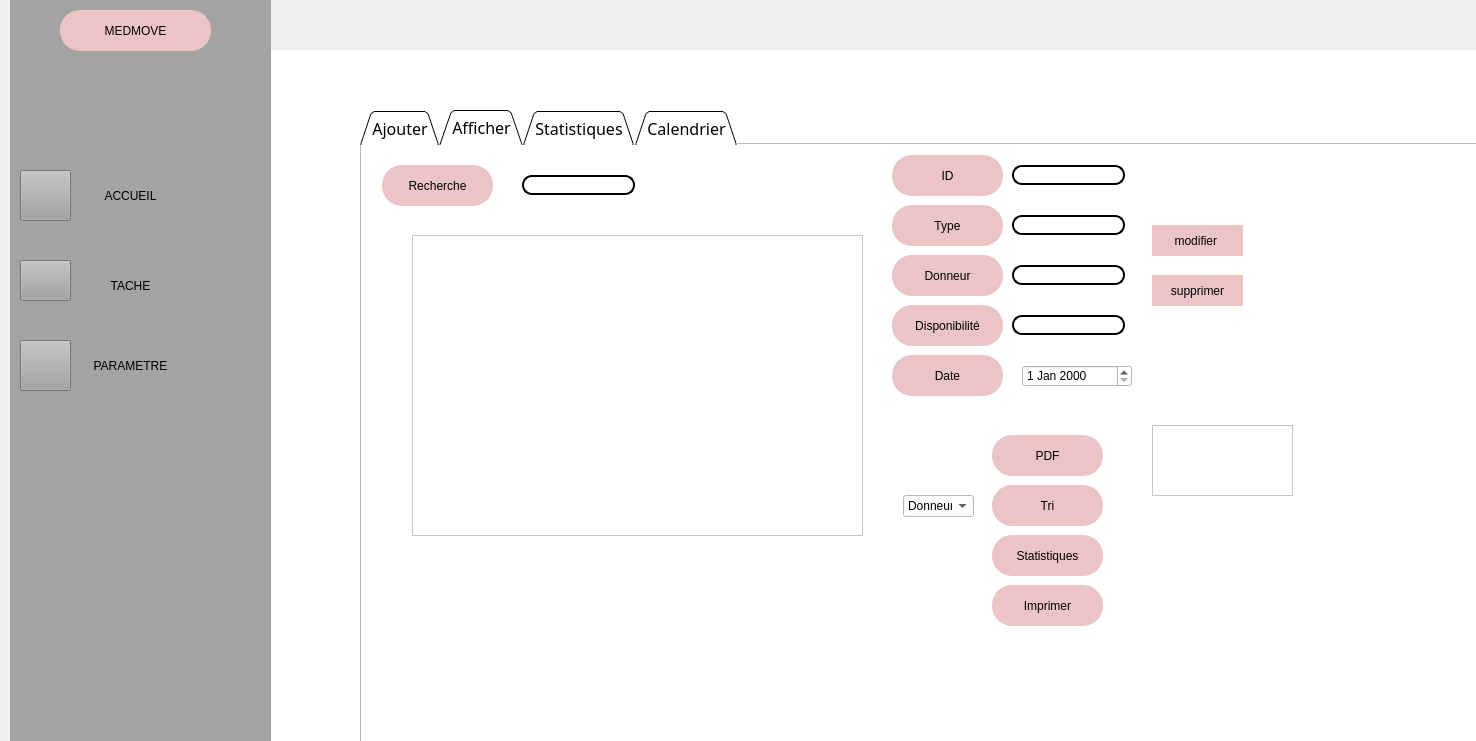
<?xml version="1.0" encoding="UTF-8"?>
<ui version="4.0">
 <class>Dons</class>
 <widget class="QDialog" name="Dons">
  <property name="geometry">
   <rect>
    <x>0</x>
    <y>0</y>
    <width>1476</width>
    <height>741</height>
   </rect>
  </property>
  <property name="windowTitle">
   <string>Dialog</string>
  </property>
  <property name="styleSheet">
   <string notr="true">background-image: url(:/Desktop/325133762_1179173306066426_1465857555037161676_n.png);</string>
  </property>
  <widget class="QWidget" name="widget_2" native="true">
   <property name="geometry">
    <rect>
     <x>250</x>
     <y>50</y>
     <width>1511</width>
     <height>811</height>
    </rect>
   </property>
   <property name="styleSheet">
    <string notr="true">
background: rgb(255, 255, 255);</string>
   </property>
   <widget class="QTabWidget" name="tabWidget">
    <property name="geometry">
     <rect>
      <x>110</x>
      <y>60</y>
      <width>1241</width>
      <height>651</height>
     </rect>
    </property>
    <property name="font">
     <font>
      <family>Sitka Display</family>
      <pointsize>12</pointsize>
     </font>
    </property>
    <property name="styleSheet">
     <string notr="true">QTabBar::tab {
	border-color: rgb(170, 170, 0);
    background: qlineargradient(x1: 0, y1: 0, x2: 0, y2: 1,
                                stop: 0 #E1E1E1, stop: 0.4 #DDDDDD,
                                stop: 0.5 #D8D8D8, stop: 1.0 #D3D3D3);
    border: 2px solid#C4C4C3;
    border-bottom-color: #C2C7CB; /* same as the pane color */
    border-top-left-radius: 4px;
    border-top-right-radius: 4px;
    min-width:20ex;
    padding: 2px;
     font: bold, &quot;Comic Sans MS&quot;;
}

QTabBar::tab:selec</string>
    </property>
    <property name="tabShape">
     <enum>QTabWidget::Triangular</enum>
    </property>
    <property name="currentIndex">
     <number>1</number>
    </property>
    <widget class="QWidget" name="tab">
     <attribute name="title">
      <string>Ajouter</string>
     </attribute>
     <widget class="QPushButton" name="pushButton">
      <property name="geometry">
       <rect>
        <x>10</x>
        <y>40</y>
        <width>111</width>
        <height>41</height>
       </rect>
      </property>
      <property name="styleSheet">
       <string notr="true">font: 75 8pt &quot;MS Shell Dlg 2&quot;;
border-radius: 20px;
color: black;
padding: 0 8px;
background: #ebc5c5;
font: bold, &quot;Comic Sans MS&quot;;;
text-align:center;</string>
      </property>
      <property name="text">
       <string>ID</string>
      </property>
     </widget>
     <widget class="QPushButton" name="pushButton_2">
      <property name="geometry">
       <rect>
        <x>10</x>
        <y>100</y>
        <width>111</width>
        <height>41</height>
       </rect>
      </property>
      <property name="styleSheet">
       <string notr="true">font: 75 8pt &quot;MS Shell Dlg 2&quot;;
border-radius: 20px;
color: black;
padding: 0 8px;
background: #ebc5c5;
font: bold, &quot;Comic Sans MS&quot;;;
text-align:center;</string>
      </property>
      <property name="text">
       <string>Type</string>
      </property>
     </widget>
     <widget class="QPushButton" name="pushButton_3">
      <property name="geometry">
       <rect>
        <x>10</x>
        <y>150</y>
        <width>111</width>
        <height>41</height>
       </rect>
      </property>
      <property name="styleSheet">
       <string notr="true">font: 75 8pt &quot;MS Shell Dlg 2&quot;;
border-radius: 20px;
color: black;
padding: 0 8px;
background: #ebc5c5;
font: bold, &quot;Comic Sans MS&quot;;;
text-align:center;</string>
      </property>
      <property name="text">
       <string>Donneur</string>
      </property>
     </widget>
     <widget class="QPushButton" name="pushButton_4">
      <property name="geometry">
       <rect>
        <x>10</x>
        <y>200</y>
        <width>111</width>
        <height>41</height>
       </rect>
      </property>
      <property name="styleSheet">
       <string notr="true">font: 75 8pt &quot;MS Shell Dlg 2&quot;;
border-radius: 20px;
color: black;
padding: 0 8px;
background: #ebc5c5;
font: bold, &quot;Comic Sans MS&quot;;;
text-align:center;</string>
      </property>
      <property name="text">
       <string>Disponibilité</string>
      </property>
     </widget>
     <widget class="QLineEdit" name="id">
      <property name="geometry">
       <rect>
        <x>140</x>
        <y>50</y>
        <width>113</width>
        <height>20</height>
       </rect>
      </property>
      <property name="styleSheet">
       <string notr="true">border: 2px solid black;
font: 75 8pt &quot;MS Shell Dlg 2&quot;;
border-radius: 10px;
padding: 0 8px;
background: white;
font: bold, &quot;Comic Sans MS&quot;;;
text-align:center;</string>
      </property>
     </widget>
     <widget class="QLineEdit" name="type">
      <property name="geometry">
       <rect>
        <x>140</x>
        <y>110</y>
        <width>113</width>
        <height>20</height>
       </rect>
      </property>
      <property name="styleSheet">
       <string notr="true">border: 2px solid black;
font: 75 8pt &quot;MS Shell Dlg 2&quot;;
border-radius: 10px;
padding: 0 8px;
background: white;
font: bold, &quot;Comic Sans MS&quot;;;
text-align:center;</string>
      </property>
     </widget>
     <widget class="QLineEdit" name="donneur">
      <property name="geometry">
       <rect>
        <x>140</x>
        <y>160</y>
        <width>113</width>
        <height>20</height>
       </rect>
      </property>
      <property name="styleSheet">
       <string notr="true">border: 2px solid black;
font: 75 8pt &quot;MS Shell Dlg 2&quot;;
border-radius: 10px;
padding: 0 8px;
background: white;
font: bold, &quot;Comic Sans MS&quot;;;
text-align:center;</string>
      </property>
     </widget>
     <widget class="QLineEdit" name="dispo">
      <property name="geometry">
       <rect>
        <x>140</x>
        <y>210</y>
        <width>113</width>
        <height>20</height>
       </rect>
      </property>
      <property name="styleSheet">
       <string notr="true">border: 2px solid black;
font: 75 8pt &quot;MS Shell Dlg 2&quot;;
border-radius: 10px;
padding: 0 8px;
background: white;
font: bold, &quot;Comic Sans MS&quot;;;
text-align:center;</string>
      </property>
     </widget>
     <widget class="QPushButton" name="pushButton_5">
      <property name="geometry">
       <rect>
        <x>420</x>
        <y>110</y>
        <width>91</width>
        <height>41</height>
       </rect>
      </property>
      <property name="styleSheet">
       <string notr="true">font: 75 8pt &quot;MS Shell Dlg 2&quot;;
border-radius: 20px;
color: black;
padding: 0 8px;
background: #E1E1E1;
font: bold, &quot;Comic Sans MS&quot;;;
text-align:center;</string>
      </property>
      <property name="text">
       <string>Quitter</string>
      </property>
     </widget>
     <widget class="QPushButton" name="ajout">
      <property name="geometry">
       <rect>
        <x>300</x>
        <y>110</y>
        <width>91</width>
        <height>41</height>
       </rect>
      </property>
      <property name="styleSheet">
       <string notr="true">font: 75 8pt &quot;MS Shell Dlg 2&quot;;
border-radius: 20px;
color: black;
padding: 0 8px;
background: #E1E1E1;
font: bold, &quot;Comic Sans MS&quot;;;
text-align:center;</string>
      </property>
      <property name="text">
       <string>Valider</string>
      </property>
     </widget>
     <widget class="QPushButton" name="pushButton_7">
      <property name="geometry">
       <rect>
        <x>10</x>
        <y>260</y>
        <width>111</width>
        <height>41</height>
       </rect>
      </property>
      <property name="styleSheet">
       <string notr="true">font: 75 8pt &quot;MS Shell Dlg 2&quot;;
border-radius: 20px;
color: black;
padding: 0 8px;
background: #ebc5c5;
font: bold, &quot;Comic Sans MS&quot;;;
text-align:center;</string>
      </property>
      <property name="text">
       <string>Date</string>
      </property>
     </widget>
     <widget class="QDateEdit" name="temps">
      <property name="geometry">
       <rect>
        <x>160</x>
        <y>270</y>
        <width>110</width>
        <height>22</height>
       </rect>
      </property>
     </widget>
    </widget>
    <widget class="QWidget" name="tab_2">
     <attribute name="title">
      <string>Afficher</string>
     </attribute>
     <widget class="QPushButton" name="pushButton_8">
      <property name="geometry">
       <rect>
        <x>20</x>
        <y>20</y>
        <width>111</width>
        <height>41</height>
       </rect>
      </property>
      <property name="styleSheet">
       <string notr="true">font: 75 8pt &quot;MS Shell Dlg 2&quot;;
border-radius: 20px;
color: black;
padding: 0 8px;
background: #ebc5c5;
font: bold, &quot;Comic Sans MS&quot;;;
text-align:center;</string>
      </property>
      <property name="text">
       <string>Recherche</string>
      </property>
     </widget>
     <widget class="QLineEdit" name="recherche">
      <property name="geometry">
       <rect>
        <x>160</x>
        <y>30</y>
        <width>113</width>
        <height>20</height>
       </rect>
      </property>
      <property name="styleSheet">
       <string notr="true">border: 2px solid black;
font: 75 8pt &quot;MS Shell Dlg 2&quot;;
border-radius: 10px;
padding: 0 8px;
background: white;
font: bold, &quot;Comic Sans MS&quot;;;
text-align:center;</string>
      </property>
     </widget>
     <widget class="QPushButton" name="pushButton_9">
      <property name="geometry">
       <rect>
        <x>630</x>
        <y>340</y>
        <width>111</width>
        <height>41</height>
       </rect>
      </property>
      <property name="styleSheet">
       <string notr="true">font: 75 8pt &quot;MS Shell Dlg 2&quot;;
border-radius: 20px;
color: black;
padding: 0 8px;
background: #ebc5c5;
font: bold, &quot;Comic Sans MS&quot;;;
text-align:center;</string>
      </property>
      <property name="text">
       <string>Tri</string>
      </property>
     </widget>
     <widget class="QPushButton" name="pushButton_10">
      <property name="geometry">
       <rect>
        <x>630</x>
        <y>290</y>
        <width>111</width>
        <height>41</height>
       </rect>
      </property>
      <property name="styleSheet">
       <string notr="true">font: 75 8pt &quot;MS Shell Dlg 2&quot;;
border-radius: 20px;
color: black;
padding: 0 8px;
background: #ebc5c5;
font: bold, &quot;Comic Sans MS&quot;;;
text-align:center;</string>
      </property>
      <property name="text">
       <string>PDF</string>
      </property>
     </widget>
     <widget class="QPushButton" name="pushButton_12">
      <property name="geometry">
       <rect>
        <x>630</x>
        <y>390</y>
        <width>111</width>
        <height>41</height>
       </rect>
      </property>
      <property name="styleSheet">
       <string notr="true">font: 75 8pt &quot;MS Shell Dlg 2&quot;;
border-radius: 20px;
color: black;
padding: 0 8px;
background: #ebc5c5;
font: bold, &quot;Comic Sans MS&quot;;;
text-align:center;</string>
      </property>
      <property name="text">
       <string>Statistiques</string>
      </property>
     </widget>
     <widget class="QTableView" name="view">
      <property name="geometry">
       <rect>
        <x>50</x>
        <y>90</y>
        <width>451</width>
        <height>301</height>
       </rect>
      </property>
     </widget>
     <widget class="QLineEdit" name="id_2">
      <property name="geometry">
       <rect>
        <x>650</x>
        <y>20</y>
        <width>113</width>
        <height>20</height>
       </rect>
      </property>
      <property name="styleSheet">
       <string notr="true">border: 2px solid black;
font: 75 8pt &quot;MS Shell Dlg 2&quot;;
border-radius: 10px;
padding: 0 8px;
background: white;
font: bold, &quot;Comic Sans MS&quot;;;
text-align:center;</string>
      </property>
     </widget>
     <widget class="QLineEdit" name="type_2">
      <property name="geometry">
       <rect>
        <x>650</x>
        <y>70</y>
        <width>113</width>
        <height>20</height>
       </rect>
      </property>
      <property name="styleSheet">
       <string notr="true">border: 2px solid black;
font: 75 8pt &quot;MS Shell Dlg 2&quot;;
border-radius: 10px;
padding: 0 8px;
background: white;
font: bold, &quot;Comic Sans MS&quot;;;
text-align:center;</string>
      </property>
     </widget>
     <widget class="QLineEdit" name="donneur_2">
      <property name="geometry">
       <rect>
        <x>650</x>
        <y>120</y>
        <width>113</width>
        <height>20</height>
       </rect>
      </property>
      <property name="styleSheet">
       <string notr="true">border: 2px solid black;
font: 75 8pt &quot;MS Shell Dlg 2&quot;;
border-radius: 10px;
padding: 0 8px;
background: white;
font: bold, &quot;Comic Sans MS&quot;;;
text-align:center;</string>
      </property>
     </widget>
     <widget class="QLineEdit" name="dispo_2">
      <property name="geometry">
       <rect>
        <x>650</x>
        <y>170</y>
        <width>113</width>
        <height>20</height>
       </rect>
      </property>
      <property name="styleSheet">
       <string notr="true">border: 2px solid black;
font: 75 8pt &quot;MS Shell Dlg 2&quot;;
border-radius: 10px;
padding: 0 8px;
background: white;
font: bold, &quot;Comic Sans MS&quot;;;
text-align:center;</string>
      </property>
     </widget>
     <widget class="QPushButton" name="pushButton_6">
      <property name="geometry">
       <rect>
        <x>530</x>
        <y>160</y>
        <width>111</width>
        <height>41</height>
       </rect>
      </property>
      <property name="styleSheet">
       <string notr="true">font: 75 8pt &quot;MS Shell Dlg 2&quot;;
border-radius: 20px;
color: black;
padding: 0 8px;
background: #ebc5c5;
font: bold, &quot;Comic Sans MS&quot;;;
text-align:center;</string>
      </property>
      <property name="text">
       <string>Disponibilité</string>
      </property>
     </widget>
     <widget class="QPushButton" name="pushButton_11">
      <property name="geometry">
       <rect>
        <x>530</x>
        <y>10</y>
        <width>111</width>
        <height>41</height>
       </rect>
      </property>
      <property name="styleSheet">
       <string notr="true">font: 75 8pt &quot;MS Shell Dlg 2&quot;;
border-radius: 20px;
color: black;
padding: 0 8px;
background: #ebc5c5;
font: bold, &quot;Comic Sans MS&quot;;;
text-align:center;</string>
      </property>
      <property name="text">
       <string>ID</string>
      </property>
     </widget>
     <widget class="QPushButton" name="pushButton_25">
      <property name="geometry">
       <rect>
        <x>530</x>
        <y>60</y>
        <width>111</width>
        <height>41</height>
       </rect>
      </property>
      <property name="styleSheet">
       <string notr="true">font: 75 8pt &quot;MS Shell Dlg 2&quot;;
border-radius: 20px;
color: black;
padding: 0 8px;
background: #ebc5c5;
font: bold, &quot;Comic Sans MS&quot;;;
text-align:center;</string>
      </property>
      <property name="text">
       <string>Type</string>
      </property>
     </widget>
     <widget class="QPushButton" name="pushButton_26">
      <property name="geometry">
       <rect>
        <x>530</x>
        <y>110</y>
        <width>111</width>
        <height>41</height>
       </rect>
      </property>
      <property name="styleSheet">
       <string notr="true">font: 75 8pt &quot;MS Shell Dlg 2&quot;;
border-radius: 20px;
color: black;
padding: 0 8px;
background: #ebc5c5;
font: bold, &quot;Comic Sans MS&quot;;;
text-align:center;</string>
      </property>
      <property name="text">
       <string>Donneur</string>
      </property>
     </widget>
     <widget class="QPushButton" name="pushButton_27">
      <property name="geometry">
       <rect>
        <x>790</x>
        <y>130</y>
        <width>91</width>
        <height>31</height>
       </rect>
      </property>
      <property name="styleSheet">
       <string notr="true">font: 75 8pt &quot;MS Shell Dlg 2&quot;;
border-radius: 20px;
color: black;
padding: 0 8px;
background: #ebc5c5;
font: bold, &quot;Comic Sans MS&quot;;;
text-align:center;</string>
      </property>
      <property name="text">
       <string>supprimer</string>
      </property>
     </widget>
     <widget class="QPushButton" name="pushButton_28">
      <property name="geometry">
       <rect>
        <x>790</x>
        <y>80</y>
        <width>91</width>
        <height>31</height>
       </rect>
      </property>
      <property name="styleSheet">
       <string notr="true">font: 75 8pt &quot;MS Shell Dlg 2&quot;;
border-radius: 20px;
color: black;
padding: 0 8px;
background: #ebc5c5;
font: bold, &quot;Comic Sans MS&quot;;;
text-align:center;</string>
      </property>
      <property name="text">
       <string>modifier </string>
      </property>
     </widget>
     <widget class="QTextEdit" name="textEdit">
      <property name="geometry">
       <rect>
        <x>790</x>
        <y>280</y>
        <width>141</width>
        <height>71</height>
       </rect>
      </property>
     </widget>
     <widget class="QPushButton" name="pushButton_29">
      <property name="geometry">
       <rect>
        <x>630</x>
        <y>440</y>
        <width>111</width>
        <height>41</height>
       </rect>
      </property>
      <property name="styleSheet">
       <string notr="true">font: 75 8pt &quot;MS Shell Dlg 2&quot;;
border-radius: 20px;
color: black;
padding: 0 8px;
background: #ebc5c5;
font: bold, &quot;Comic Sans MS&quot;;;
text-align:center;</string>
      </property>
      <property name="text">
       <string>Imprimer</string>
      </property>
     </widget>
     <widget class="QComboBox" name="comboBox">
      <property name="geometry">
       <rect>
        <x>541</x>
        <y>350</y>
        <width>71</width>
        <height>22</height>
       </rect>
      </property>
      <item>
       <property name="text">
        <string>Donneur</string>
       </property>
      </item>
      <item>
       <property name="text">
        <string>Dispo</string>
       </property>
      </item>
      <item>
       <property name="text">
        <string>Type</string>
       </property>
      </item>
     </widget>
     <widget class="QPushButton" name="pushButton_17">
      <property name="geometry">
       <rect>
        <x>530</x>
        <y>210</y>
        <width>111</width>
        <height>41</height>
       </rect>
      </property>
      <property name="styleSheet">
       <string notr="true">font: 75 8pt &quot;MS Shell Dlg 2&quot;;
border-radius: 20px;
color: black;
padding: 0 8px;
background: #ebc5c5;
font: bold, &quot;Comic Sans MS&quot;;;
text-align:center;</string>
      </property>
      <property name="text">
       <string>Date</string>
      </property>
     </widget>
     <widget class="QDateEdit" name="temps_2">
      <property name="geometry">
       <rect>
        <x>660</x>
        <y>220</y>
        <width>110</width>
        <height>22</height>
       </rect>
      </property>
     </widget>
    </widget>
    <widget class="QWidget" name="widget">
     <attribute name="title">
      <string>Statistiques</string>
     </attribute>
    </widget>
    <widget class="QWidget" name="tab_3">
     <attribute name="title">
      <string>Calendrier</string>
     </attribute>
     <widget class="QPushButton" name="pushButton_44">
      <property name="geometry">
       <rect>
        <x>160</x>
        <y>60</y>
        <width>111</width>
        <height>41</height>
       </rect>
      </property>
      <property name="styleSheet">
       <string notr="true">font: 75 8pt &quot;MS Shell Dlg 2&quot;;
border-radius: 20px;
color: black;
padding: 0 8px;
background: #ebc5c5;
font: bold, &quot;Comic Sans MS&quot;;;
text-align:center;</string>
      </property>
      <property name="text">
       <string>ID</string>
      </property>
     </widget>
     <widget class="QLineEdit" name="id_5">
      <property name="geometry">
       <rect>
        <x>280</x>
        <y>70</y>
        <width>113</width>
        <height>20</height>
       </rect>
      </property>
      <property name="styleSheet">
       <string notr="true">border: 2px solid black;
font: 75 8pt &quot;MS Shell Dlg 2&quot;;
border-radius: 10px;
padding: 0 8px;
background: white;
font: bold, &quot;Comic Sans MS&quot;;;
text-align:center;</string>
      </property>
     </widget>
     <widget class="QLineEdit" name="donneur_5">
      <property name="geometry">
       <rect>
        <x>280</x>
        <y>170</y>
        <width>113</width>
        <height>20</height>
       </rect>
      </property>
      <property name="styleSheet">
       <string notr="true">border: 2px solid black;
font: 75 8pt &quot;MS Shell Dlg 2&quot;;
border-radius: 10px;
padding: 0 8px;
background: white;
font: bold, &quot;Comic Sans MS&quot;;;
text-align:center;</string>
      </property>
     </widget>
     <widget class="QPushButton" name="pushButton_45">
      <property name="geometry">
       <rect>
        <x>160</x>
        <y>110</y>
        <width>111</width>
        <height>41</height>
       </rect>
      </property>
      <property name="styleSheet">
       <string notr="true">font: 75 8pt &quot;MS Shell Dlg 2&quot;;
border-radius: 20px;
color: black;
padding: 0 8px;
background: #ebc5c5;
font: bold, &quot;Comic Sans MS&quot;;;
text-align:center;</string>
      </property>
      <property name="text">
       <string>Type</string>
      </property>
     </widget>
     <widget class="QPushButton" name="pushButton_46">
      <property name="geometry">
       <rect>
        <x>160</x>
        <y>160</y>
        <width>111</width>
        <height>41</height>
       </rect>
      </property>
      <property name="styleSheet">
       <string notr="true">font: 75 8pt &quot;MS Shell Dlg 2&quot;;
border-radius: 20px;
color: black;
padding: 0 8px;
background: #ebc5c5;
font: bold, &quot;Comic Sans MS&quot;;;
text-align:center;</string>
      </property>
      <property name="text">
       <string>Donneur</string>
      </property>
     </widget>
     <widget class="QLineEdit" name="type_5">
      <property name="geometry">
       <rect>
        <x>280</x>
        <y>120</y>
        <width>113</width>
        <height>20</height>
       </rect>
      </property>
      <property name="styleSheet">
       <string notr="true">border: 2px solid black;
font: 75 8pt &quot;MS Shell Dlg 2&quot;;
border-radius: 10px;
padding: 0 8px;
background: white;
font: bold, &quot;Comic Sans MS&quot;;;
text-align:center;</string>
      </property>
     </widget>
     <widget class="QLineEdit" name="dispo_5">
      <property name="geometry">
       <rect>
        <x>280</x>
        <y>220</y>
        <width>113</width>
        <height>20</height>
       </rect>
      </property>
      <property name="styleSheet">
       <string notr="true">border: 2px solid black;
font: 75 8pt &quot;MS Shell Dlg 2&quot;;
border-radius: 10px;
padding: 0 8px;
background: white;
font: bold, &quot;Comic Sans MS&quot;;;
text-align:center;</string>
      </property>
     </widget>
     <widget class="QPushButton" name="pushButton_47">
      <property name="geometry">
       <rect>
        <x>160</x>
        <y>210</y>
        <width>111</width>
        <height>41</height>
       </rect>
      </property>
      <property name="styleSheet">
       <string notr="true">font: 75 8pt &quot;MS Shell Dlg 2&quot;;
border-radius: 20px;
color: black;
padding: 0 8px;
background: #ebc5c5;
font: bold, &quot;Comic Sans MS&quot;;;
text-align:center;</string>
      </property>
      <property name="text">
       <string>Disponibilité</string>
      </property>
     </widget>
     <widget class="QCalendarWidget" name="calendarWidget">
      <property name="geometry">
       <rect>
        <x>490</x>
        <y>60</y>
        <width>461</width>
        <height>381</height>
       </rect>
      </property>
      <property name="styleSheet">
       <string notr="true">background-color: rgb(9, 55, 76);
font: 87 9pt &quot;Orbitron&quot;;
	color : rgb(78, 205, 196);
	border: 1px solid #1d1d1d;
	border-radius: 4px;
	padding: 3px;
	padding-left: 5px;



	border-top-right-radius: 15px;
	border-top-left-radius: 15px;
	border-bottom-right-radius: 15px;
	border-bottom-left-radius: 15px;

















</string>
      </property>
     </widget>
    </widget>
   </widget>
  </widget>
  <widget class="QWidget" name="widget_3" native="true">
   <property name="geometry">
    <rect>
     <x>10</x>
     <y>0</y>
     <width>261</width>
     <height>821</height>
    </rect>
   </property>
   <property name="styleSheet">
    <string notr="true">
background-color: rgb(163, 163, 163);</string>
   </property>
   <widget class="QPushButton" name="pushButton_30">
    <property name="geometry">
     <rect>
      <x>10</x>
      <y>170</y>
      <width>51</width>
      <height>51</height>
     </rect>
    </property>
    <property name="styleSheet">
     <string notr="true">background-image: url(:/image/home (1).svg);</string>
    </property>
    <property name="text">
     <string/>
    </property>
   </widget>
   <widget class="QPushButton" name="pushButton_31">
    <property name="geometry">
     <rect>
      <x>70</x>
      <y>160</y>
      <width>101</width>
      <height>71</height>
     </rect>
    </property>
    <property name="styleSheet">
     <string notr="true">border-radius: 30px;

color: black;
padding: 0 8px;
background-color: rgb(163, 163, 163);
font: bold, &quot;Comic Sans MS&quot;;;
text-align:center;</string>
    </property>
    <property name="text">
     <string>ACCUEIL</string>
    </property>
   </widget>
   <widget class="QPushButton" name="pushButton_32">
    <property name="geometry">
     <rect>
      <x>10</x>
      <y>260</y>
      <width>51</width>
      <height>41</height>
     </rect>
    </property>
    <property name="styleSheet">
     <string notr="true">background-image: url(:/image/align-justify.svg);</string>
    </property>
    <property name="text">
     <string/>
    </property>
   </widget>
   <widget class="QPushButton" name="pushButton_33">
    <property name="geometry">
     <rect>
      <x>70</x>
      <y>250</y>
      <width>101</width>
      <height>71</height>
     </rect>
    </property>
    <property name="styleSheet">
     <string notr="true">border-radius: 30px;

color: black;
padding: 0 8px;
background-color: rgb(163, 163, 163);
font: bold, &quot;Comic Sans MS&quot;;;
text-align:center;</string>
    </property>
    <property name="text">
     <string>TACHE</string>
    </property>
   </widget>
   <widget class="QPushButton" name="pushButton_34">
    <property name="geometry">
     <rect>
      <x>70</x>
      <y>330</y>
      <width>101</width>
      <height>71</height>
     </rect>
    </property>
    <property name="styleSheet">
     <string notr="true">border-radius: 30px;

color: black;
padding: 0 8px;
background-color: rgb(163, 163, 163);
font: bold, &quot;Comic Sans MS&quot;;;
text-align:center;</string>
    </property>
    <property name="text">
     <string>PARAMETRE</string>
    </property>
   </widget>
   <widget class="QPushButton" name="pushButton_35">
    <property name="geometry">
     <rect>
      <x>10</x>
      <y>340</y>
      <width>51</width>
      <height>51</height>
     </rect>
    </property>
    <property name="styleSheet">
     <string notr="true">background-image: url(:/image/settings.svg);</string>
    </property>
    <property name="text">
     <string/>
    </property>
   </widget>
   <widget class="QPushButton" name="pushButton_36">
    <property name="geometry">
     <rect>
      <x>50</x>
      <y>10</y>
      <width>151</width>
      <height>41</height>
     </rect>
    </property>
    <property name="styleSheet">
     <string notr="true">font: 75 8pt &quot;MS Shell Dlg 2&quot;;
border-radius: 20px;
color: black;
padding: 0 8px;
background: #ebc5c5;
font: bold, &quot;Comic Sans MS&quot;;;
text-align:center;</string>
    </property>
    <property name="text">
     <string>MEDMOVE</string>
    </property>
   </widget>
  </widget>
 </widget>
 <resources/>
 <connections/>
</ui>
